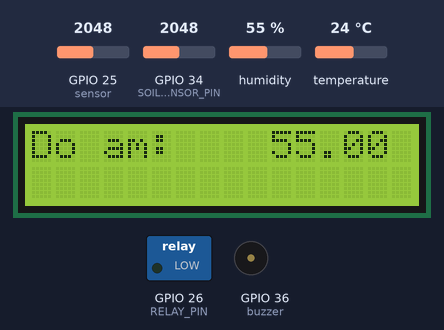
A sketch run on a simulated ESP32. Parts: 16×2 character LCD, switched loads named in the sketch (green lamp = pin HIGH), buzzer (waves = sounding, pin HIGH). The inputs (shaded band) are chosen by the test bench; at power-on: humidity 55 %, GPIO 25 (sensor) = 2048, GPIO 34 (SOIL_SENSOR_PIN) = 2048, temperature 24 °C. WiFi joins after 1.5 s; servers stay silent unless stated; network time is answered at once with the bench clock; the local clock reads 2024-03-15 10:24:30 at power-on unless the sketch sets it; what the sketch prints to the serial monitor is not drawn.

Above: at 3.5 s.
3.6 s: humidity set to 51 %
At 6.5 s:
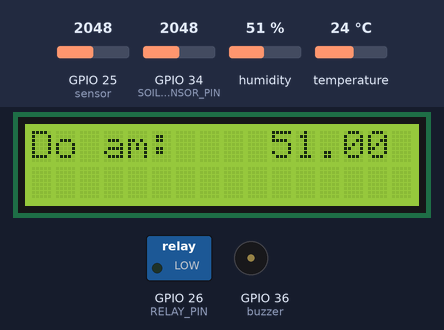
6.9 s: humidity set to 48 %
At 9.0 s:
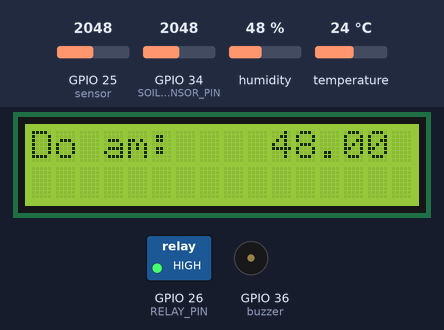
10.0 s: humidity set to 22 %
At 12.7 s:
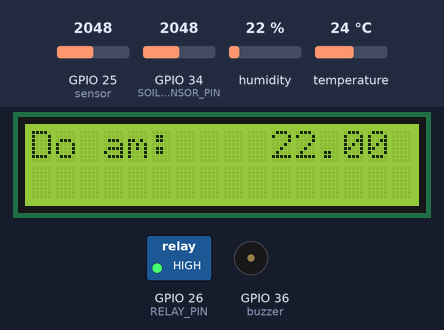
Timing chart, 0 to 14.2 s (numbered marks = the images above; inputs shaded):
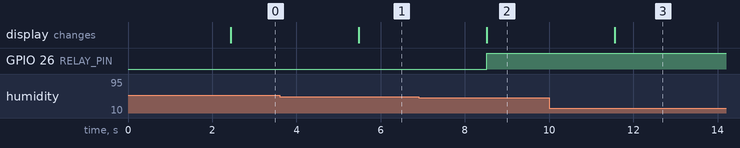

Measured:
- the behaviour switches between 50 and 49 % on humidity (found by bisection; images 1 and 2)
- after the input at 3.6 s, the display: changes after 1.9 s (image 1)
- after the input at 6.9 s, GPIO 26 (RELAY_PIN): LOW → HIGH after 1.6 s; the display: changes after 1.6 s (image 2)
- after the input at 10.0 s, the display: changes after 1.6 s (image 3)

The sketch:

codetrongnam.ino
```cpp
#define BLYNK_TEMPLATE_ID "TMPL6usR_d0_l"
#define BLYNK_TEMPLATE_NAME "TuoiCay"
#define BLYNK_AUTH_TOKEN "AwEeKJALeoTWlAWZuIXAW0sYuIJ_3nxx"
#define BLYNK_PRINT Serial

#include <DHT.h>
#include <WiFi.h>  // Dùng ESP32 thì đổi thành <WiFi.h>
#include <WiFiClient.h>
#include <BlynkSimpleEsp32.h>
#include <NTPClient.h>
#include <WiFiUdp.h>
#include <Wire.h>
#include <LiquidCrystal_I2C.h>

LiquidCrystal_I2C lcd(0X27,16,2); //SCL A5 SDA A4
int num=0;

#define DHTPIN 27       // Chân DHT11 kết nối
#define DHTTYPE DHT11  // Loại cảm biến
#define SOIL_SENSOR_PIN 34  // Chân analog kết nối cảm biến độ ẩm đất HS0163
#define RELAY_PIN 26  // Chân Relay điều khiển bơm nước
// #define RELAY_PIN2 27  // Chân Relay bắn phân
int buzzer = 36;

//Cấu hình NTP
WiFiUDP ntpUDP; // Tạo đối tượng WiFiUDP để truyền thông UDP
NTPClient timeClient(ntpUDP, "pool.ntp.org", 7 * 3600, 60000); // Tạo đối tượng NTPClient để lấy thời gian, với múi giờ UTC+7 (Indochina Time)

const char* ssid = "Redmi9";      // Tên Wi-Fi của bạn
const char* password = "longvu42";  // Mật khẩu Wi-Fi

DHT dht(DHTPIN, DHTTYPE);

void setup() {
  Serial.begin(115200);
  dht.begin();
  pinMode(RELAY_PIN, OUTPUT);

  lcd.init();
  lcd.backlight();

  lcd.print("Do am: ");
  lcd.setCursor(0,1);
  //lcd.print("Do am: ");
  //lcd.setCursor(1,1);
  //lcd.createChar(1, degree);
 // dht11.begin();

  pinMode(buzzer, OUTPUT);
  WiFi.begin(ssid, password);

  while (WiFi.status() != WL_CONNECTED) {
    delay(1000);
    Serial.println("Đang kết nối Wi-Fi...");
  }

  Serial.println("Đã kết nối Wi-Fi.");
  Blynk.begin(BLYNK_AUTH_TOKEN, ssid, password);  // Khởi tạo Blynk

  // Bắt đầu NTP
  //timeClient.begin(); // Khởi động NTPClient
}

void loop() {

  Blynk.run();

  float soilMoisture = analogRead(SOIL_SENSOR_PIN) * 100.0 / 4095;  // Chuyển đổi độ ẩm đất từ giá trị analog
  float humidity = dht.readHumidity();  // Độ ẩm không khí

  timeClient.update(); // Cập nhật thời gian từ NTP server
  int currentHour = timeClient.getHours(); // Lấy giờ hiện tại
  int currentMinute = timeClient.getMinutes(); // Lấy phút hiện tại

  //Kiểm tra nếu giờ hiện tại nằm ngoài khoảng 18:00 đến 6:00
  bool allowPumpOperation = !(currentHour >= 18 || currentHour < 6);


  //Kiểm tra giá trị của độ ẩm đất và không khí và điều kiện thời gian
  if (allowPumpOperation) {

    if (humidity < 50) {
      Serial.println("Bật máy bơm");

      Serial.println("Độ ẩm: " + String(humidity));
      lcd.setCursor(10,0);
      lcd.print(round(humidity));
      lcd.print(" %");
      digitalWrite(RELAY_PIN, HIGH);  // Bật bơm
    } else {
      // Ngập
      digitalWrite(RELAY_PIN, LOW);    // Tắt bơm
      Serial.println("Tắt máy bơm");
      Serial.println("Độ ẩm: " + String(humidity));
      lcd.setCursor(10,0);
      lcd.print(round(humidity));
      lcd.print(" %");
    }
  }
  else {
    digitalWrite(RELAY_PIN, LOW); // Đảm bảo tắt bơm nếu nằm trong khoảng 18:00 đến 6:00
    Serial.println("Ngoài giờ hoạt động bơm (18:00 - 6:00)");
  }
  int WaterSensor=analogRead(25); // Incoming analog  signal read and appointed sensor
  Serial.println("Mực nước hiện tại: " + String(WaterSensor));

  if (WaterSensor < 10){
    analogWrite (buzzer, HIGH);
    delay(1000);
  }
  else {
    analogWrite (buzzer, LOW);
    delay(1000);
  }

  //int h= dht.readHumidity();
   // float h = dht11.readHumidity();
   // float t = dht.readTemperature();

  //if (isnan(humidity)) {

      // Không làm gì
      // Thông báo lỗi
    //Serial.println("Độ ẩm lỗi");
  //}


  delay(500);  // Độ trễ nửa giây giữa các lần đọc cảm biến

  // Kiểm tra thời gian hiện tại và bật/tắt bơm phân
  //if ((currentHour == 6 && currentMinute == 0) || (currentHour == 18 && currentMinute == 0)) {
  //  digitalWrite(RELAY_PIN2, HIGH);
  //  Serial.println("Turning pump ON");
  //  delay(300000); // Tưới nước trong 5 phút (300.000 milliseconds)
  //  digitalWrite(RELAY_PIN2, LOW);
  //  Serial.println("Turning pump OFF");
  //}
  //delay(60000); // chờ 1 phút

}
```
